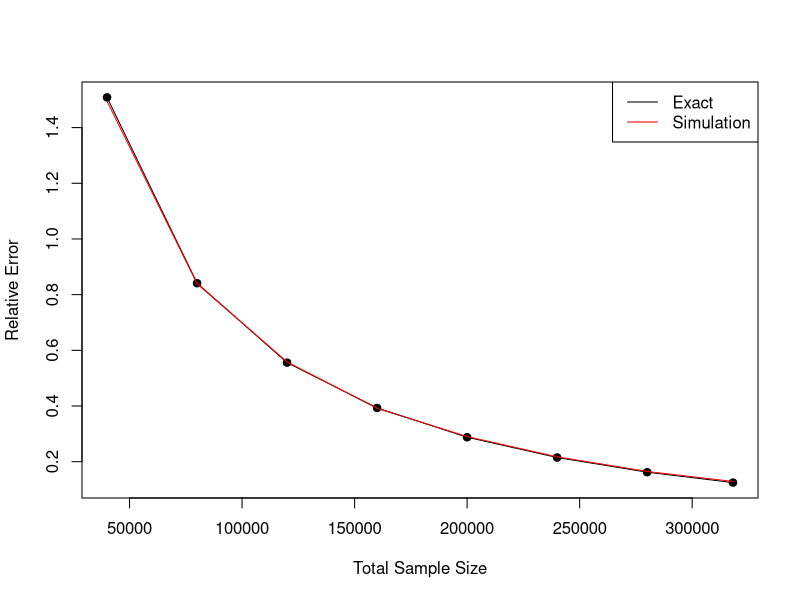

Reproduce this figure in R.
## ---- chunk 1
#| echo: false
library(tidyverse)

set.seed(2)
pc <- 0.1
lift <-1.03
pt <- pc * lift
power <- 0.8
sig_level <- 0.05


pwr_calc <- power.prop.test(p1=pc, p2=pt, power=power, sig.level = sig_level)
N <- ceiling(pwr_calc$n)
## ---- chunk 2
#| fig-cap: Relative error in estimating the true impact as a function of the total sample size.  Detecting a statistically significant difference early may save you time, but it comes at the expense of over estimating the true impact you have made by nearly 140\%!.  Since we don't know the true impact of our interventions, it is difficult to know if we are over estimating on any one experiment.  However, peeking as a practice will almost surely result in inflated expectations and great dissapointments.
#| fig-width: 8
#| fig-height: 5

n <- c(seq(20000, N, 20000), N)
pwr <- sapply(n, \(x) power.prop.test(n=x, p1=pc, p2=pt, sig.level = 0.05)$power)
log_rr_mean <- log(pt) - log(pc)
log_rr_var <- (1-pt)/(pt*n) + (1-pc)/(pc*n)
log_rr_sd <- sqrt(log_rr_var)

z = log_rr_mean - log_rr_sd * qnorm(pwr)

# expectation from truncated normal
trunc = log_rr_mean + log_rr_sd * dnorm((z - log_rr_mean)/ log_rr_sd) / (1 - pnorm((z - log_rr_mean)/ log_rr_sd))
err <- abs( log_rr_mean-trunc)/log_rr_mean

sims <- sapply(n, \(nn) {
  
  r <-replicate(10000, {
    
    x <- rbinom(1, nn, pc)
    y <- rbinom(1, nn, pt)
  
    test <- prop.test(c(y, x), c(nn, nn))
  
    ifelse(test$p.value < 0.05, log(y) - log(x), NA)
  })
  
  (mean(r, na.rm=T) - log_rr_mean) / log_rr_mean
  
})
## ---- chunk 3
#| echo: false
plot(2*n, err, type='l', xlab='Total Sample Size', ylab='Relative Error')

points(2*n, err, pch=19)

lines(2*n, sims, col='red')

legend("topright", legend=c('Exact', 'Simulation'), col=c("black", "red"), lty=1)


